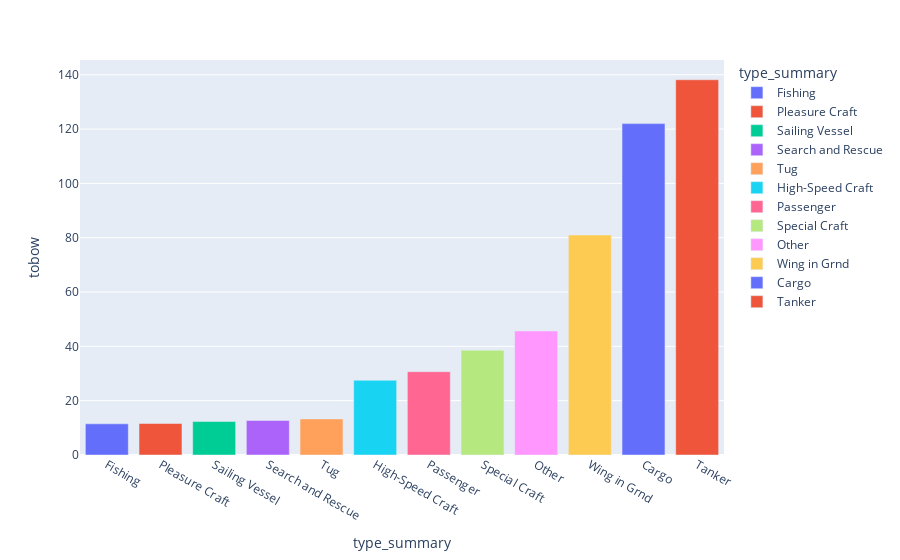

The code cell stored with this chart in its notebook:
### Code cell
px.bar(meandf.sort_values('tobow'), x='type_summary', y='tobow', color='type_summary')

### Figure 1 — Plotly figure (JSON) as saved in the notebook; plotly's stock layout.template omitted (floating-point values rounded to 4 significant figures)
{"data": [{"alignmentgroup": "True", "hovertemplate": "type_summary=%{x}<br>tobow=%{y}<extra></extra>", "legendgroup": "Fishing", "marker": {"color": "#636efa"}, "name": "Fishing", "offsetgroup": "Fishing", "orientation": "v", "showlegend": true, "textposition": "auto", "type": "bar", "x": ["Fishing"], "xaxis": "x", "y": [11.48], "yaxis": "y"}, {"alignmentgroup": "True", "hovertemplate": "type_summary=%{x}<br>tobow=%{y}<extra></extra>", "legendgroup": "Pleasure Craft", "marker": {"color": "#EF553B"}, "name": "Pleasure Craft", "offsetgroup": "Pleasure Craft", "orientation": "v", "showlegend": true, "textposition": "auto", "type": "bar", "x": ["Pleasure Craft"], "xaxis": "x", "y": [11.59], "yaxis": "y"}, {"alignmentgroup": "True", "hovertemplate": "type_summary=%{x}<br>tobow=%{y}<extra></extra>", "legendgroup": "Sailing Vessel", "marker": {"color": "#00cc96"}, "name": "Sailing Vessel", "offsetgroup": "Sailing Vessel", "orientation": "v", "showlegend": true, "textposition": "auto", "type": "bar", "x": ["Sailing Vessel"], "xaxis": "x", "y": [12.32], "yaxis": "y"}, {"alignmentgroup": "True", "hovertemplate": "type_summary=%{x}<br>tobow=%{y}<extra></extra>", "legendgroup": "Search and Rescue", "marker": {"color": "#ab63fa"}, "name": "Search and Rescue", "offsetgroup": "Search and Rescue", "orientation": "v", "showlegend": true, "textposition": "auto", "type": "bar", "x": ["Search and Rescue"], "xaxis": "x", "y": [12.7], "yaxis": "y"}, {"alignmentgroup": "True", "hovertemplate": "type_summary=%{x}<br>tobow=%{y}<extra></extra>", "legendgroup": "Tug", "marker": {"color": "#FFA15A"}, "name": "Tug", "offsetgroup": "Tug", "orientation": "v", "showlegend": true, "textposition": "auto", "type": "bar", "x": ["Tug"], "xaxis": "x", "y": [13.29], "yaxis": "y"}, {"alignmentgroup": "True", "hovertemplate": "type_summary=%{x}<br>tobow=%{y}<extra></extra>", "legendgroup": "High-Speed Craft", "marker": {"color": "#19d3f3"}, "name": "High-Speed Craft", "offsetgroup": "High-Speed Craft", "orientation": "v", "showlegend": true, "textposition": "auto", "type": "bar", "x": ["High-Speed Craft"], "xaxis": "x", "y": [27.5], "yaxis": "y"}, {"alignmentgroup": "True", "hovertemplate": "type_summary=%{x}<br>tobow=%{y}<extra></extra>", "legendgroup": "Passenger", "marker": {"color": "#FF6692"}, "name": "Passenger", "offsetgroup": "Passenger", "orientation": "v", "showlegend": true, "textposition": "auto", "type": "bar", "x": ["Passenger"], "xaxis": "x", "y": [30.68], "yaxis": "y"}, {"alignmentgroup": "True", "hovertemplate": "type_summary=%{x}<br>tobow=%{y}<extra></extra>", "legendgroup": "Special Craft", "marker": {"color": "#B6E880"}, "name": "Special Craft", "offsetgroup": "Special Craft", "orientation": "v", "showlegend": true, "textposition": "auto", "type": "bar", "x": ["Special Craft"], "xaxis": "x", "y": [38.56], "yaxis": "y"}, {"alignmentgroup": "True", "hovertemplate": "type_summary=%{x}<br>tobow=%{y}<extra></extra>", "legendgroup": "Other", "marker": {"color": "#FF97FF"}, "name": "Other", "offsetgroup": "Other", "orientation": "v", "showlegend": true, "textposition": "auto", "type": "bar", "x": ["Other"], "xaxis": "x", "y": [45.66], "yaxis": "y"}, {"alignmentgroup": "True", "hovertemplate": "type_summary=%{x}<br>tobow=%{y}<extra></extra>", "legendgroup": "Wing in Grnd", "marker": {"color": "#FECB52"}, "name": "Wing in Grnd", "offsetgroup": "Wing in Grnd", "orientation": "v", "showlegend": true, "textposition": "auto", "type": "bar", "x": ["Wing in Grnd"], "xaxis": "x", "y": [81], "yaxis": "y"}, {"alignmentgroup": "True", "hovertemplate": "type_summary=%{x}<br>tobow=%{y}<extra></extra>", "legendgroup": "Cargo", "marker": {"color": "#636efa"}, "name": "Cargo", "offsetgroup": "Cargo", "orientation": "v", "showlegend": true, "textposition": "auto", "type": "bar", "x": ["Cargo"], "xaxis": "x", "y": [122.0], "yaxis": "y"}, {"alignmentgroup": "True", "hovertemplate": "type_summary=%{x}<br>tobow=%{y}<extra></extra>", "legendgroup": "Tanker", "marker": {"color": "#EF553B"}, "name": "Tanker", "offsetgroup": "Tanker", "orientation": "v", "showlegend": true, "textposition": "auto", "type": "bar", "x": ["Tanker"], "xaxis": "x", "y": [138.2], "yaxis": "y"}], "layout": {"barmode": "relative", "legend": {"title": {"text": "type_summary"}, "tracegroupgap": 0}, "margin": {"t": 60}, "xaxis": {"anchor": "y", "categoryarray": ["Fishing", "Pleasure Craft", "Sailing Vessel", "Search and Rescue", "Tug", "High-Speed Craft", "Passenger", "Special Craft", "Other", "Wing in Grnd", "Cargo", "Tanker"], "categoryorder": "array", "domain": [0, 1], "title": {"text": "type_summary"}}, "yaxis": {"anchor": "x", "domain": [0, 1], "title": {"text": "tobow"}}}}
